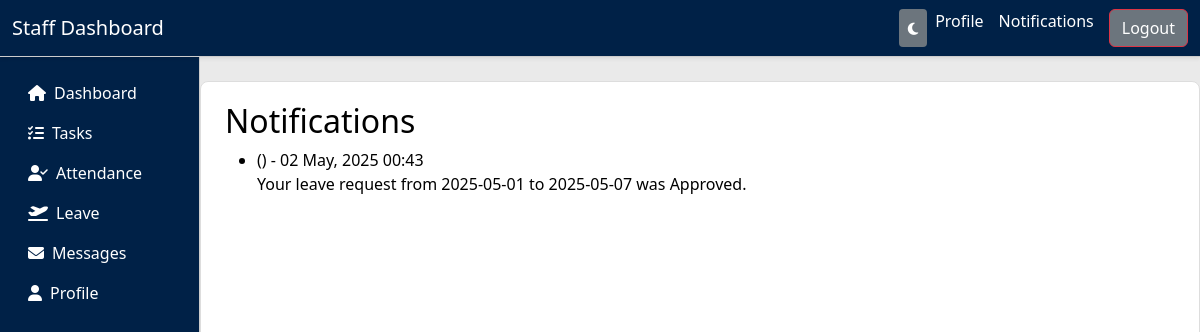
Page /Staff/notifications/ (signed in) on the committed database.
### Manager/models.py (models this page shows)
class Notification(models.Model):
    user_type = models.CharField(max_length=20)  # manager/staff
    user_id = models.IntegerField(default=1)
    message = models.TextField()
    is_read = models.BooleanField(default=False)
    created_at = models.DateTimeField(auto_now_add=True)

### Staff/views.py (the view)
# urls.py: path('notifications/', views.staff_notifications, name='staff_notifications'),
@login_required
def staff_notifications(request):
    user_id = request.session.get('user_id')
    if not user_id:
        return redirect('login')
    notifications = Notification.objects.filter(user_type='staff', user_id=user_id).order_by('-created_at')
    return render(request, 'staff/notifications.html', {'notifications': notifications})

### Staff/templates/staff/notifications.html (shortened to what this page needs)
{% extends "staff/base.html" %}
{% block content %}
<h2>Notifications</h2>
<ul>
    {% for note in notifications %}
        <li>
            <strong>{{ note.title }}</strong> ({{ note.created_by }}) - {{ note.created_at|date:"d M, Y H:i" }}<br>
            {{ note.message }}
        </li>
    {% empty %}
        <li>No notifications available.</li>
    {% endfor %}
</ul>
{% endblock %}

### Staff/templates/staff/base.html (style rules this page uses)
body { background-color: #eaeaea; color: #000000; }

### rows in the picture
Notification: created_at "02 May, 2025 00:43", message "Your leave request from 2025-05-01 to 2025-05-07 was Approved."
